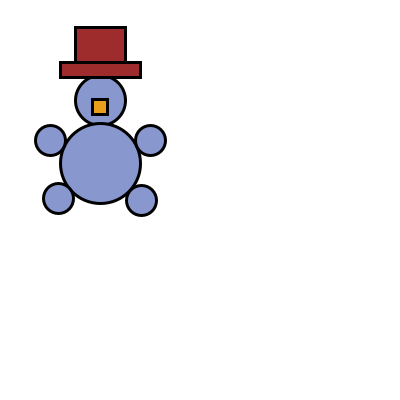
Frame 1 (no input)
Frame 60 (the mouse pressed at the canvas centre just before this capture): identical to frame 1, image omitted
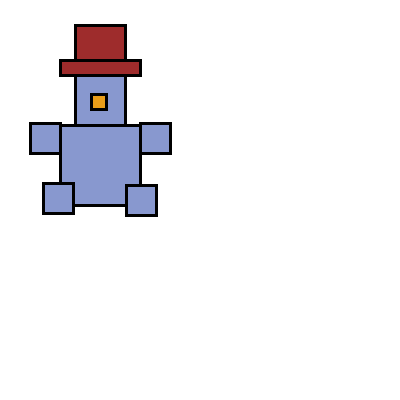
Frame 120 (the mouse held since frame 60 and released just before this capture)

The Processing sketch that drew these frames (run headless with seeded random() and noise(); from frame 60 on, the mouse is pressed at the canvas centre):

// Processing sketch: processing_16926
// ── processing_16926.pde

void setup (){
  size(400,400);
  stroke(0);
  strokeWeight(3);
  background(250);
} 

  void draw () {
    background(255);
  if (mousePressed == true) {
      rectMode(CENTER);
  fill(136,152,207);
  rect(100,100,50,50); //tête
  fill(136,152,207);
  rect(100,165,80,80); //ventre
  fill(234,158,25);
  rect(99,102,15,15); //nez
  fill(158,44,44);
  rect(100,68,80,15); //base du chapeau
  fill(158,44,44);
  rect(100,43,50,35); //corps du chapeau
  fill(136,152,207);
  rect(155,138,30,30); //patte antérieure droite
  fill(136,152,207);
  rect(45,138,30,30); //patte antérieure gauche
  fill(136,152,207);
  rect(141,200,30,30); //patte postérieure droite
  fill(136,152,207);
  rect(58,198,30,30); //patte postérieure gauche
  
   } else {
     rectMode(CORNER);
      fill(136,152,207);
  ellipse(100,100,50,50); //tête
  fill(136,152,207);
  ellipse(100,163,80,80); //ventre
  fill(234,158,25);
  rect(92,99,15,15); //nez
  fill(158,44,44);
  rect(60,62,80,15); //base du chapeau
  fill(158,44,44);
  rect(75,27,50,35); //corps du chapeau
  fill(136,152,207);
  ellipse(150,140,30,30);
  fill(136,152,207);
  ellipse(50,140,30,30);
  fill(136,152,207);
  ellipse(141,200,30,30);
  fill(136,152,207);
  ellipse(58,198,30,30);
  }
}

                
                
